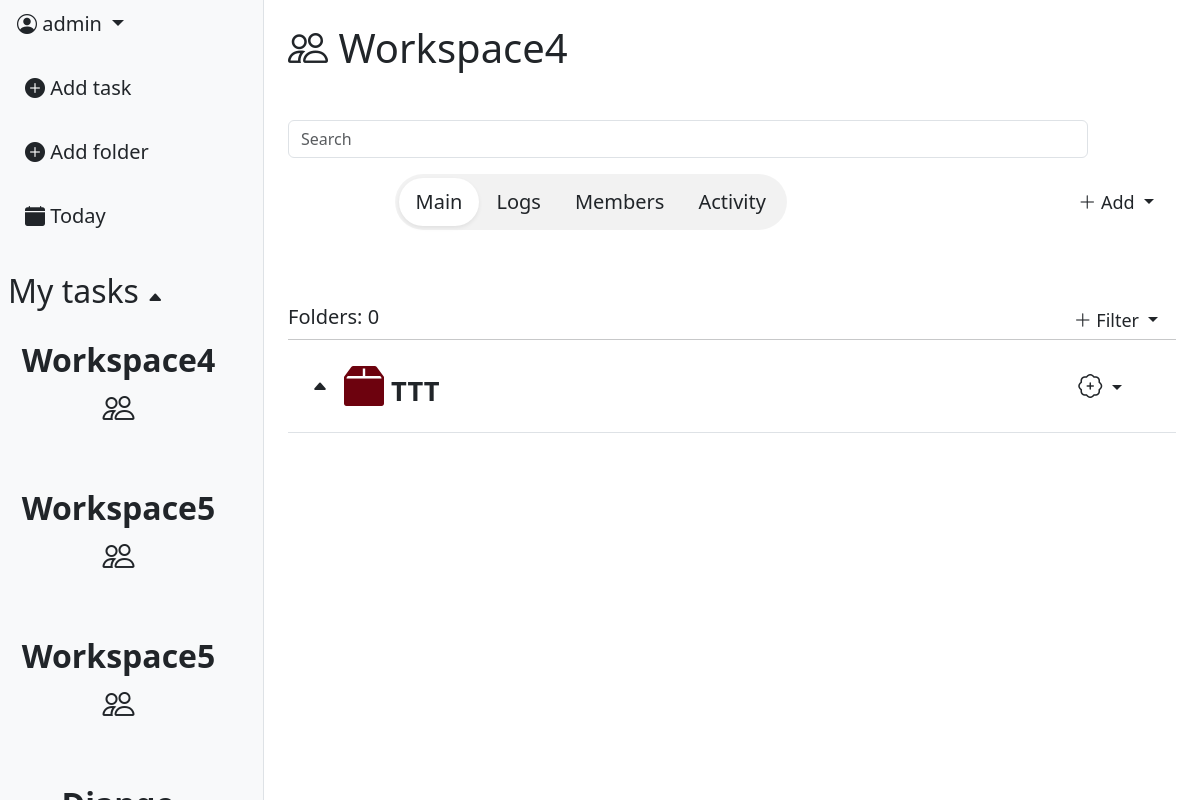
The app's page /workspace/4/ (signed in), older data.
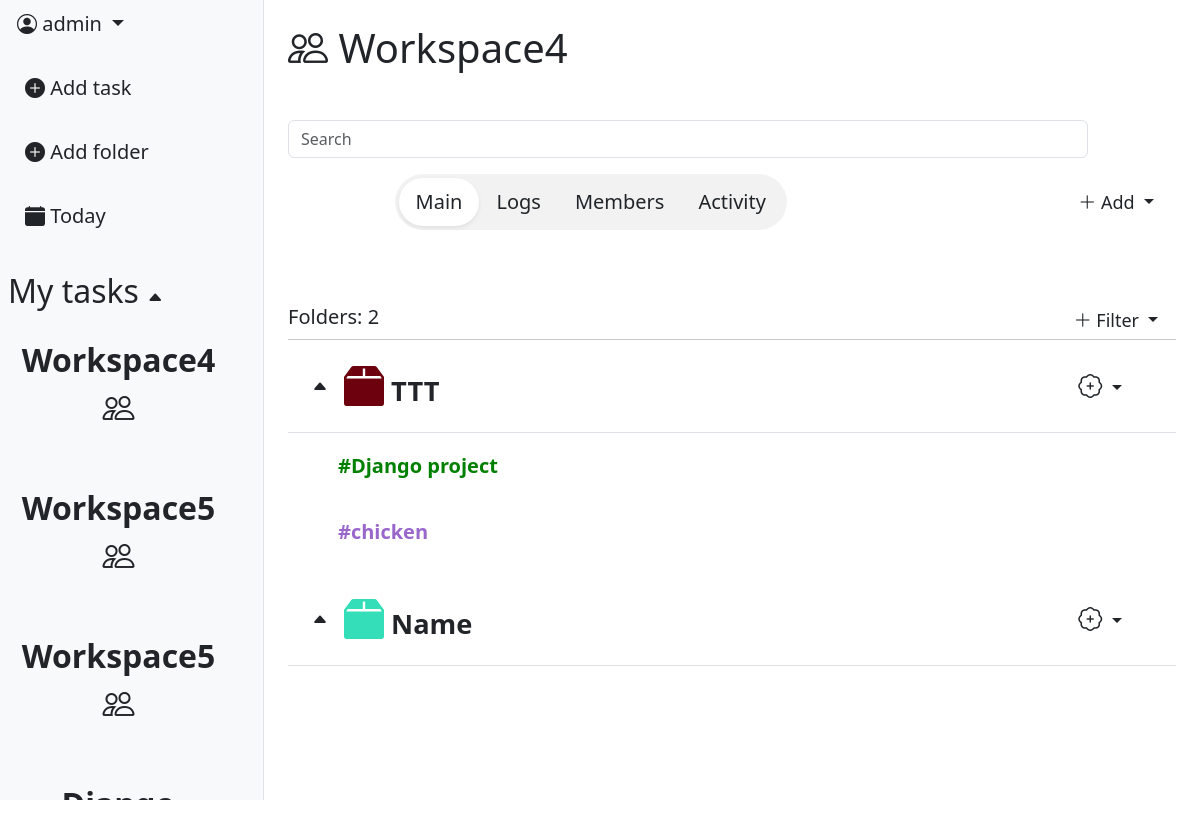
The same page, newer data.
### task_app/models.py (models this page shows, shortened)
class Workspace(models.Model):
    INVITE_PERMISSION = [
        ("admin", "Admin"),
        ("member", "Member"),
                ]
    WORKSPACE_SPACE = [
        ("one", "Just me"),
        ("two-five", "2-5"),
        ("six-fifteen", "6-15"),
    ]
    name = models.CharField(max_length=64)
    invite_role = models.CharField(max_length=16, choices=INVITE_PERMISSION, default='member')
    workspace_space = models.CharField(max_length=16, choices=WORKSPACE_SPACE, default='one')
    icon = models.ImageField(null=True, blank=True)
    created_at = models.DateTimeField(auto_now_add=True)
    owner = models.ForeignKey(User, on_delete=models.CASCADE, related_name='workspace_creator')

class Box(models.Model):
    COLOR_VARIATION_BOX = [
        ("#123F73", "🔵Deep ocean"),
        ("#D2A1FE", "🟣Violet"),
        ("#33DEB8", "🟢Aquamarine"),
        ("#6D020E", "🔴Red wine"),
        ("#FCF6A7", "🟡Sand"),
        ("#774C06", "🟤Terracotta"),
        ("#000000", "⚫Black"),
    ]
    workspace = models.ForeignKey(Workspace, on_delete=models.CASCADE)
    name = models.CharField(max_length=24)
    color = models.CharField(max_length=32, choices=COLOR_VARIATION_BOX, default="#123F73")
    created_at = models.DateTimeField(auto_now_add=True)
    creator = models.ForeignKey(User, on_delete=models.CASCADE)

class Folder(models.Model):
    COLOR_VARIATION = [
        ("#77acc7", "🔵Air blue"),
        ("#9966cc", "🟣Amethust"),
        ("#008000", "🟢Apple Green"),
        ("#ff033e", "🔴Red rose"),
        ("#ffe135", "🟡Banana yellow"),
        ("#ff6500", "🟠Sunset"),
        ("#000000", "⚫Black"),
    ]
    color = models.CharField(max_length=30, choices=COLOR_VARIATION, default="#77acc7")
    name = models.CharField(max_length=16)
    box = models.ForeignKey(Box, null=True, blank=True, on_delete=models.CASCADE, default=None, related_name='folders')
    created_at = models.DateTimeField(auto_now_add=True)
    creator = models.ForeignKey(User, on_delete=models.CASCADE)
    workspace = models.ForeignKey(Workspace, on_delete=models.CASCADE, null=True, blank=True, default=None)

### workspace_app/views.py (the view)
# urls.py: path('workspace/<int:pk>/', views.WorkspaceDetailView.as_view(), name="workspace_detail"),
class WorkspaceDetailView(LoginRequiredMixin, DetailView):
    model = Workspace
    context_object_name = "workspace"
    template_name = "workspace/workspace_detail.html"
    def get_queryset(self):
        return Workspace.objects.filter(
            members__member=self.request.user
        )
    def get_context_data(self, **kwargs):
        context = super().get_context_data(**kwargs)
        context['tab'] = self.request.GET.get('tab', 'main')
        context['boxes'] = Box.objects.filter(
            workspace=self.object
        ).prefetch_related('folders')
        context['members'] = WorkspaceMember.objects.filter(
            workspace=self.object
        ).select_related('member')
        context['folders'] = Folder.objects.filter(
            creator=self.request.user,
            box__isnull=True
        )
        context['workspaces'] = Workspace.objects.filter(
            members__member=self.request.user
        )
        context['user_role'] = WorkspaceMember.objects.get(
            workspace=self.object,
            member=self.request.user
        ).role
        context["box_form"] = BoxForm()
        context["folders_count"] = Folder.objects.filter(workspace=self.object).count()
        return context

### workspace_app/forms.py
class BoxForm(forms.ModelForm):
    class Meta:
        model = Box
        fields = ["name", "color"]
    def __init__(self, *args, **kwargs):
        super(BoxForm, self).__init__(*args, **kwargs)
        self.fields['name'].widget.attrs.update({
            "class": "form-control noborder-input content-input",
            "placeholder" : "Name"
        })
        self.fields['color'].widget.attrs.update({
            "class": "form-control transparent-input",
            "placeholder" : "Color"
        })

### templates/workspace/workspace_detail.html (shortened to what this page needs)
{% extends 'base.html' %}
{% load static %}
{% load custom_tags %}
{% block content %}
    <div class="d-flex">
        {% include 'includes/leftbar.html' %}
        <div class="p-4" style="flex: 1 1 0; min-width: 0;">
            <h1><i class="bi bi-people"></i> {{workspace.name}}</h1>
            <br>
            <div class="mb-3 mt-3" style="max-width: 800px; max-height: 200px;">
                <input type="text" class="form-control" placeholder="Search">
            </div>
            <div class="d-flex align-items-center" style="margin-left: 12%;">
                <div class="d-inline-flex p-1 rounded-pill" style="background: rgba(0, 0, 0, 0.05);">
                    <a href="?tab=main"
                        class="btn btn-lg rounded-pill px-3 {% if tab == 'main' %}bg-white shadow-sm{% endif %}">
                        Main
                    </a>
                    <a href="?tab=logs"
                        class="btn btn-lg rounded-pill px-3 {% if tab == 'logs' %}bg-white shadow-sm{% endif %}">
                        Logs
                    </a>
                    <a href="?tab=members"
                        class="btn btn-lg rounded-pill px-3 {% if tab == 'members' %}bg-white shadow-sm{% endif %}">
                        Members
                    </a>
                    <a href="?tab=activity"
                        class="btn btn-lg rounded-pill px-3 {% if tab == 'activity' %}bg-white shadow-sm{% endif %}">
                        Activity
                    </a>
                </div>
                <div class="ms-auto">
                    {% if user_role == 'owner' or user_role == 'admin' %}
                        <div class="dropdown">
                            <button class="btn btn-sm dropdown-toggle custom_priorety_select_menu_lg"
                                type="button" data-bs-toggle="dropdown">
                                <i class="bi bi-plus-lg"></i> Add
                            </button>
                        </div>
                    {% elif user_role == 'member' %}
                        <button class="btn" data-bs-toggle="modal" data-bs-target="#AddBoxModal">
                            <i class="bi bi-plus-lg"></i> Add box
                        </button>
                    {% endif %}
                </div>
            </div>
            <br><br>
            {% if tab == 'main' %}
                {% include 'workspace/main_tab.html' %}
            {% elif tab == 'logs' %}
                <p>Logs content</p>
            {% elif tab == 'members' %}
                <p>Members contetn</p>
            {% elif tab == 'activity' %}
                <p>Activity content</p>
            {% endif %}
        </div>
    </div>
{% endblock %}

### templates/base.html (shortened to what this page needs)
<!DOCTYPE html>
<html lang="en">
<head>
    <link href="https://cdn.jsdelivr.net/npm/bootstrap@5.3.0/dist/css/bootstrap.min.css" rel="stylesheet">
    <link rel="stylesheet" href="https://cdn.jsdelivr.net/npm/bootstrap-icons@1.11.0/font/bootstrap-icons.css">
    <link rel="stylesheet" href="https://cdn.jsdelivr.net/npm/simplebar@latest/dist/simplebar.css">
    <link rel="stylesheet" href="https://cdn.jsdelivr.net/npm/flatpickr/dist/flatpickr.min.css">
    {% load static %}
    <link rel="stylesheet" href="{% static 'css/modal_style.css'%}">
</head>
<body>
    {% block content %}
    {% endblock %}
</body>
</html>

### templates/includes/leftbar.html (shortened to what this page needs)
<div id="leftbar" class="bg-light border-end d-flex flex-column" style="width: 22%; height: 100vh; position: relative; overflow: hidden;">
    <div class="flex-shrink-0">
        <div class="dropdown-center mb-3">
            <button class="btn btn-lg dropdown-toggle" type="button" data-bs-toggle="dropdown" aria-expanded="false">
                <i class="bi bi-person-circle"></i>  {{ user.username }}
            </button>
        </div>
        <div class="d-flex flex-column align-items-start gap-3 ps-2">
            <a class="btn btn-lg" data-bs-toggle="modal" data-bs-target="#TaskModal">
                <i class="bi bi-plus-circle-fill"></i> Add task
            </a>
            <a class="btn btn-lg" data-bs-toggle="modal" data-bs-target="#FolderModal">
                <i class="bi bi-plus-circle-fill"></i> Add folder
            </a>
            <a class="btn btn-lg" href="{% url 'tasks:task_list' %}">
                <i class="bi bi-calendar-fill"></i> Today
            </a>
        </div>
    </div>
    <br>
    <div class="ps-2 mt-2">
        <h2 id="folders-toggle" style="cursor: pointer; user-select: none;">
            My tasks <span id="folders-arrow" class="bi bi-caret-up-fill" style="font-size: 16px;"></span>
        </h2>
    </div>
    <div id="workspace_list" style="flex: 1 1 0; min-height: 0; overflow-y: auto; overflow-x: hidden; margin-right: 10px;">
        <div class="d-flex flex-column align-items-start gap-3 ps-0">
            {% for workspace in workspaces %}
                <div class="folder-row d-flex align-items-center justify-content-between p-2 rounded">
                    <a
                    href="{% url 'workspace:workspace_detail' workspace.pk %}"
                    class="btn btn-lg ps-0"
                    style="font-size: 32px; font-weight: 600;"
                    >
                    {{ workspace.name }}  <i class="bi bi-people"></i>
                    </a>
                </div>
            {% endfor %}
        </div>
    </div>
</div>

### templates/workspace/main_tab.html (shortened to what this page needs)
<br>
<div class="d-flex align-items-center">
    <h5>Folders: {{ folders_count }}</h5>
    <div class="ms-auto">
       <div class="dropdown">
            <button class="btn btn-sm dropdown-toggle custom_priorety_select_menu_lg"
                type="button" data-bs-toggle="dropdown">
                <i class="bi bi-plus-lg"></i> Filter
            </button>
        </div>
    </div>
</div>
<hr class="m-0">
<div style="max-height: 500px; overflow-y: auto; overflow-x: hidden; padding-bottom: 140px;">
    {% for box in boxes %}
        <div class="d-flex align-items-center p-3 border-bottom" style="cursor: pointer; user-select: none;" onclick="toggleBox({{ box.pk }})">
            <i id="box-arrow-{{ box.pk }}" class="bi bi-caret-up-fill ms-2"></i>
            <p class="ms-3 mb-0" style="font-size: 1.7rem; font-weight: bold;">
                <i class="bi bi-box2-fill" style="font-size: 2.5rem; color: {{ box.color }};"></i>
                {{ box.name }}
            </p>
            <div class="dropdown ms-auto" onclick="event.stopPropagation()">
                <button class="btn btn-sm dropdown-toggle custom_priorety_select_menu_lg"
                    type="button" data-bs-toggle="dropdown">
                    <i class="bi bi-patch-plus" style="font-size: 1.5rem;"></i>
                </button>
            </div>
        </div>
        <div id="box-folder-{{ box.pk }}" class="ps-4 pb-2" style="overflow: hidden; transition: 0.3s;">
            {% for folder in box.folders.all %}
                <div class="folder-row d-flex align-items-center justify-content-between p-2 rounded">
                    <a
                        href="{% url 'workspace:folder-detail' pk=box.workspace.pk folder_id=folder.pk %}"
                        class="btn btn-lg"
                        style="color: {{ folder.color }}; font-weight: bold;"
                        >
                        #{{ folder.name }}
                    </a>
                </div>
            {% endfor%}
        </div>
    {% empty %}
        <p class="text-muted text-center mt-4">No boxes yet</p>
    {% endfor %}
</div>

### templates/workspace/modal_delete_box.html (shortened to what this page needs)
{% load static %}

### static/css/modal_style.css (style rules this page uses)
.folder-row { background-color: transparent; border-radius: 10px !important; border: 1px solid transparent; transition: all 0.2s ease-in-out; }
.custom_priorety_select_menu_lg { font-size: 18px; border-radius: 12px; min-width: 120px; }

Row changes from the older to the newer data that the page shows:
added Folder: name "Django project", shown under Box "TTT"
added Folder: name "chicken", shown under Box "TTT"
added Box: name "Name"
Text that changed along with them:
{{ folders_count }}: "0" → "2"
